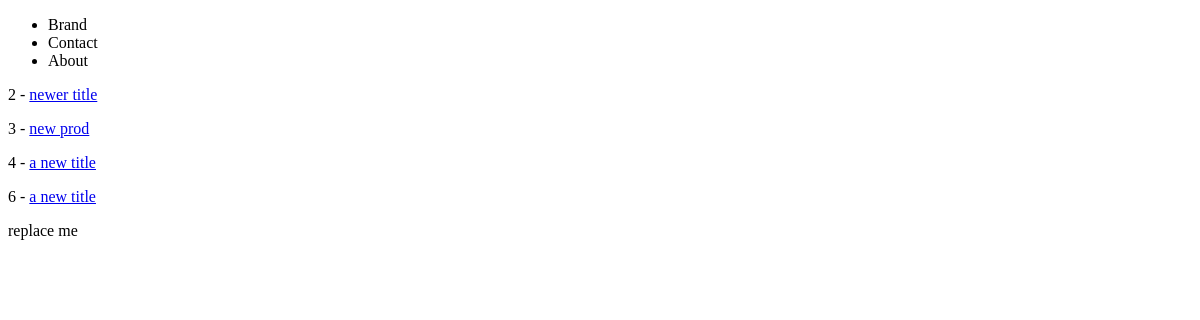
Before: /products/ with the older database file.
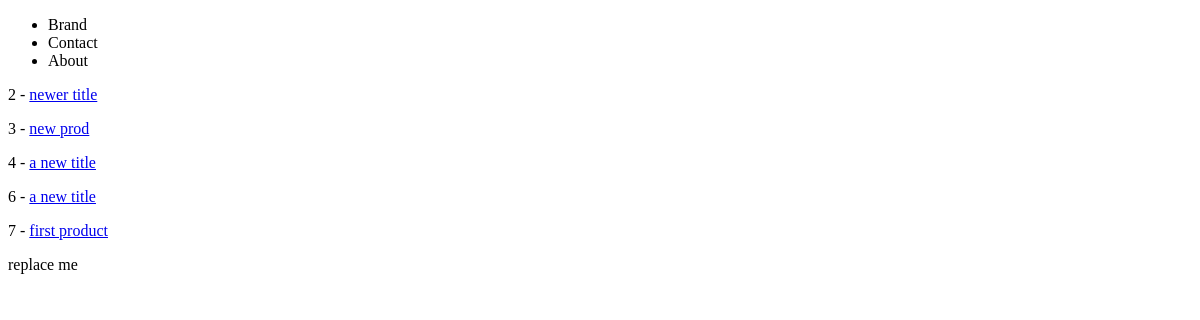
After: the same page with the newer database file.
### products/models.py (models this page shows)
class Product(models.Model):
    title = models.CharField(max_length=120) # max_length required
    description = models.TextField(blank=True, null=True)
    price = models.DecimalField(decimal_places=2, max_digits=10000)
    summary = models.TextField(blank=True, null=False)
    featured = models.BooleanField(default=False)
    def get_absolute_url(self):
        return reverse("products:product-detail", kwargs={'id': self.id})

### products/views.py (the view)
# urls.py: path('', product_list_view, name='product-list'),
def product_list_view(request):
    queryset = Product.objects.all()
    context = {
        'object_list': queryset
    }
    return render(request, 'products/product_list.html', context)

### products/templates/products/product_list.html
{% extends 'base.html' %}
{% block content %}
{% for instance in object_list %}
	<p>{{ instance.id }} - <a href='{{ instance.get_absolute_url }}'>{{ instance.title }} </a></p>
{% endfor %}
{% endblock %}

Changed rows visible on the page:
added Product: id "7", title "first product"
